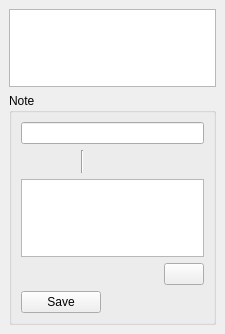
<?xml version="1.0" encoding="UTF-8"?>
<ui version="4.0">
 <class>NotesDockWidget</class>
 <widget class="QDockWidget" name="NotesDockWidget">
  <property name="geometry">
   <rect>
    <x>0</x>
    <y>0</y>
    <width>209</width>
    <height>334</height>
   </rect>
  </property>
  <property name="windowTitle">
   <string>Notes</string>
  </property>
  <widget class="QWidget" name="dockWidgetContents">
   <layout class="QVBoxLayout" name="verticalLayout">
    <item>
     <widget class="QListWidget" name="listWidget_notes">
      <property name="sizePolicy">
       <sizepolicy hsizetype="Expanding" vsizetype="Expanding">
        <horstretch>0</horstretch>
        <verstretch>0</verstretch>
       </sizepolicy>
      </property>
      <property name="contextMenuPolicy">
       <enum>Qt::CustomContextMenu</enum>
      </property>
     </widget>
    </item>
    <item>
     <widget class="QGroupBox" name="groupBox">
      <property name="sizePolicy">
       <sizepolicy hsizetype="Expanding" vsizetype="Expanding">
        <horstretch>0</horstretch>
        <verstretch>0</verstretch>
       </sizepolicy>
      </property>
      <property name="title">
       <string>Note</string>
      </property>
      <layout class="QVBoxLayout" name="verticalLayout_5">
       <item>
        <widget class="QLineEdit" name="lineEdit_note_titel">
         <property name="sizePolicy">
          <sizepolicy hsizetype="Expanding" vsizetype="Fixed">
           <horstretch>0</horstretch>
           <verstretch>0</verstretch>
          </sizepolicy>
         </property>
        </widget>
       </item>
       <item>
        <layout class="QHBoxLayout" name="horizontalLayout_10" stretch="0,0,0,0,0,0,0,0">
         <item>
          <widget class="QToolButton" name="toolButton_noteUndo">
           <property name="enabled">
            <bool>false</bool>
           </property>
           <property name="text">
            <string/>
           </property>
           <property name="icon">
            <iconset resource="../../icons.qrc">
             <normaloff>:/icons/16x16/edit-undo.png</normaloff>:/icons/16x16/edit-undo.png</iconset>
           </property>
           <property name="autoRaise">
            <bool>true</bool>
           </property>
          </widget>
         </item>
         <item>
          <widget class="QToolButton" name="toolButton_noteRedo">
           <property name="enabled">
            <bool>false</bool>
           </property>
           <property name="text">
            <string/>
           </property>
           <property name="icon">
            <iconset resource="../../icons.qrc">
             <normaloff>:/icons/16x16/edit-redo.png</normaloff>:/icons/16x16/edit-redo.png</iconset>
           </property>
           <property name="autoRaise">
            <bool>true</bool>
           </property>
          </widget>
         </item>
         <item>
          <widget class="Line" name="line">
           <property name="orientation">
            <enum>Qt::Vertical</enum>
           </property>
          </widget>
         </item>
         <item>
          <widget class="QToolButton" name="toolButton_noteBold">
           <property name="text">
            <string/>
           </property>
           <property name="icon">
            <iconset resource="../../icons.qrc">
             <normaloff>:/icons/16x16/format-text-bold.png</normaloff>:/icons/16x16/format-text-bold.png</iconset>
           </property>
           <property name="autoRaise">
            <bool>true</bool>
           </property>
          </widget>
         </item>
         <item>
          <widget class="QToolButton" name="toolButton_noteItalic">
           <property name="text">
            <string/>
           </property>
           <property name="icon">
            <iconset resource="../../icons.qrc">
             <normaloff>:/icons/16x16/format-text-italic.png</normaloff>:/icons/16x16/format-text-italic.png</iconset>
           </property>
           <property name="autoRaise">
            <bool>true</bool>
           </property>
          </widget>
         </item>
         <item>
          <widget class="QToolButton" name="toolButton_noteUnderline">
           <property name="text">
            <string/>
           </property>
           <property name="icon">
            <iconset resource="../../icons.qrc">
             <normaloff>:/icons/16x16/format-text-underline.png</normaloff>:/icons/16x16/format-text-underline.png</iconset>
           </property>
           <property name="autoRaise">
            <bool>true</bool>
           </property>
          </widget>
         </item>
         <item>
          <widget class="QToolButton" name="toolButton_noteColor">
           <property name="text">
            <string/>
           </property>
           <property name="icon">
            <iconset resource="../../icons.qrc">
             <normaloff>:/icons/16x16/format-text-color.png</normaloff>:/icons/16x16/format-text-color.png</iconset>
           </property>
           <property name="autoRaise">
            <bool>true</bool>
           </property>
          </widget>
         </item>
         <item>
          <spacer name="horizontalSpacer_2">
           <property name="orientation">
            <enum>Qt::Horizontal</enum>
           </property>
           <property name="sizeHint" stdset="0">
            <size>
             <width>40</width>
             <height>20</height>
            </size>
           </property>
          </spacer>
         </item>
        </layout>
       </item>
       <item>
        <widget class="QTextEdit" name="textEdit_note"/>
       </item>
       <item>
        <layout class="QHBoxLayout" name="horizontalLayout_11">
         <item>
          <widget class="QLabel" name="label_noteLink">
           <property name="sizePolicy">
            <sizepolicy hsizetype="Expanding" vsizetype="Preferred">
             <horstretch>0</horstretch>
             <verstretch>0</verstretch>
            </sizepolicy>
           </property>
           <property name="mouseTracking">
            <bool>true</bool>
           </property>
          </widget>
         </item>
         <item>
          <spacer name="horizontalSpacer">
           <property name="orientation">
            <enum>Qt::Horizontal</enum>
           </property>
           <property name="sizeHint" stdset="0">
            <size>
             <width>40</width>
             <height>20</height>
            </size>
           </property>
          </spacer>
         </item>
         <item>
          <widget class="QPushButton" name="pushButton_editNoteLink">
           <property name="sizePolicy">
            <sizepolicy hsizetype="Fixed" vsizetype="Fixed">
             <horstretch>0</horstretch>
             <verstretch>0</verstretch>
            </sizepolicy>
           </property>
           <property name="text">
            <string/>
           </property>
           <property name="icon">
            <iconset resource="../../icons.qrc">
             <normaloff>:/icons/16x16/configure.png</normaloff>:/icons/16x16/configure.png</iconset>
           </property>
          </widget>
         </item>
        </layout>
       </item>
       <item>
        <widget class="QPushButton" name="pushButton_note_save">
         <property name="sizePolicy">
          <sizepolicy hsizetype="Fixed" vsizetype="Fixed">
           <horstretch>0</horstretch>
           <verstretch>0</verstretch>
          </sizepolicy>
         </property>
         <property name="layoutDirection">
          <enum>Qt::LeftToRight</enum>
         </property>
         <property name="text">
          <string>Save</string>
         </property>
         <property name="icon">
          <iconset resource="../../icons.qrc">
           <normaloff>:/icons/16x16/document-save.png</normaloff>:/icons/16x16/document-save.png</iconset>
         </property>
         <property name="shortcut">
          <string>Ctrl+S</string>
         </property>
        </widget>
       </item>
      </layout>
     </widget>
    </item>
   </layout>
  </widget>
 </widget>
 <resources>
  <include location="../../icons.qrc"/>
 </resources>
 <connections/>
</ui>
